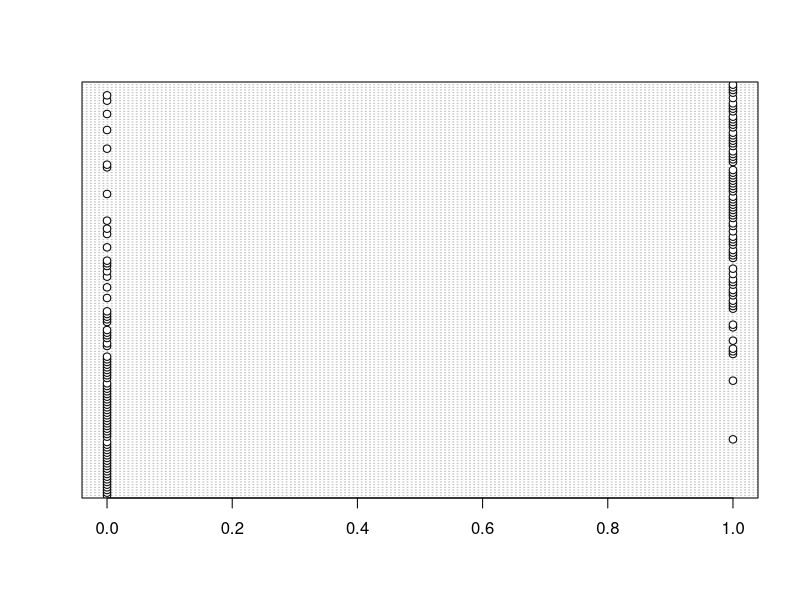
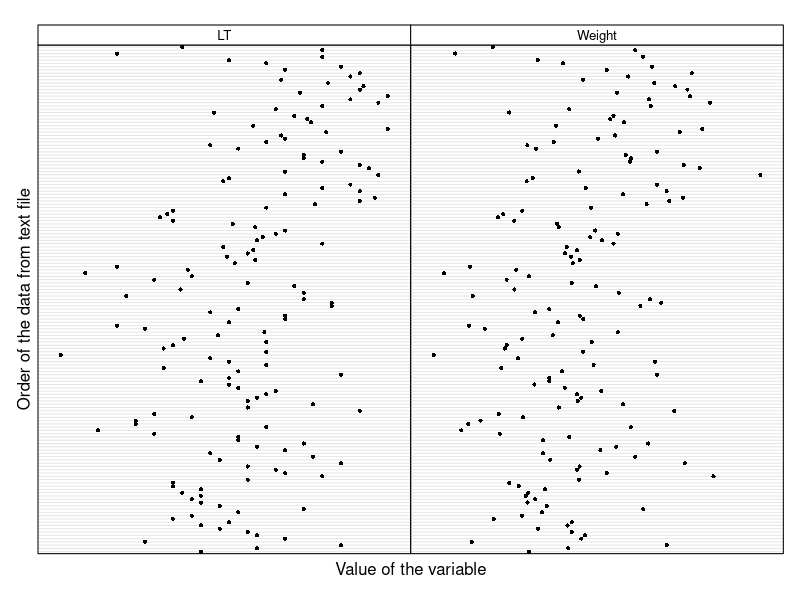
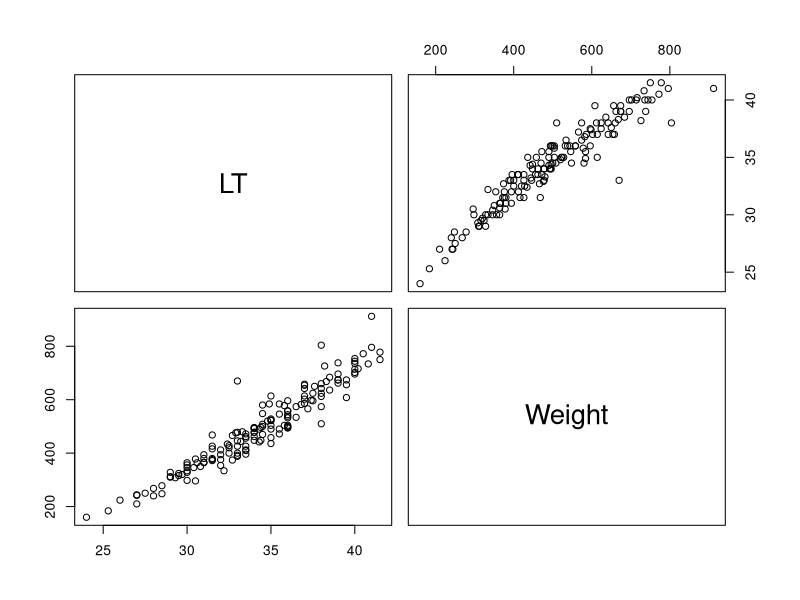
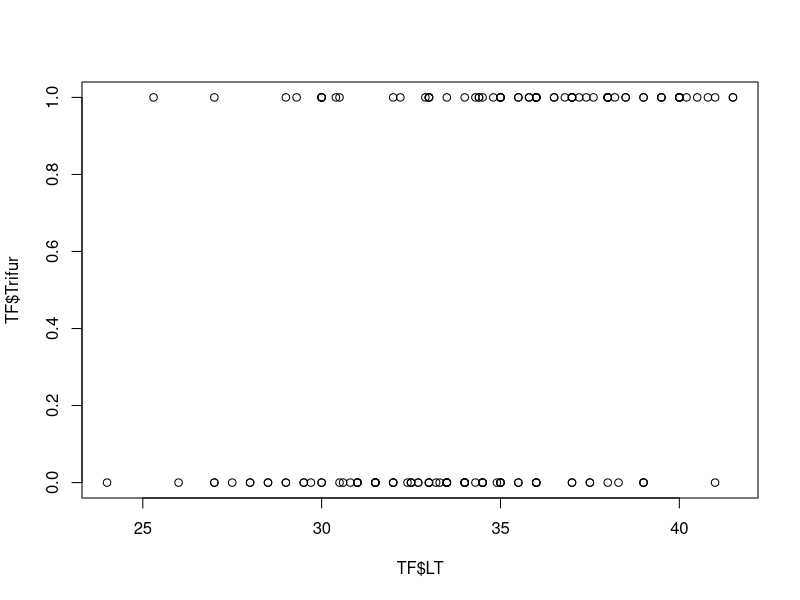
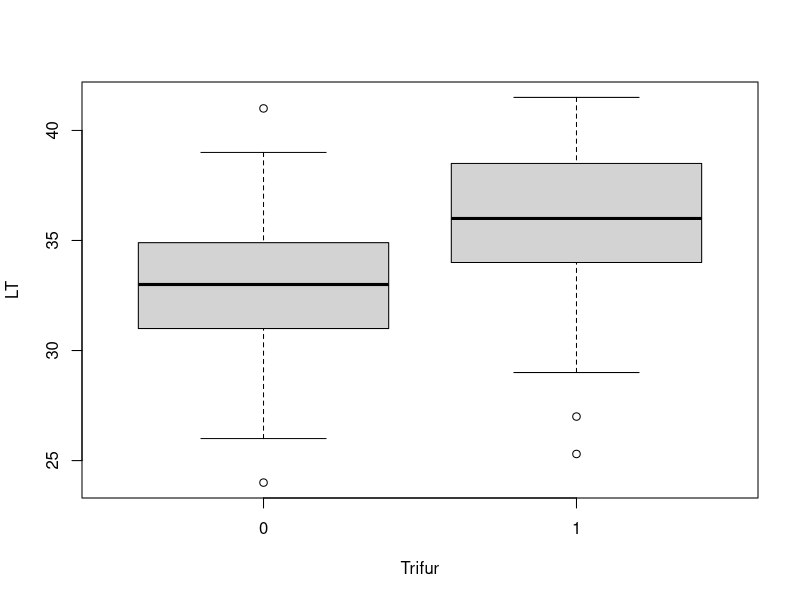
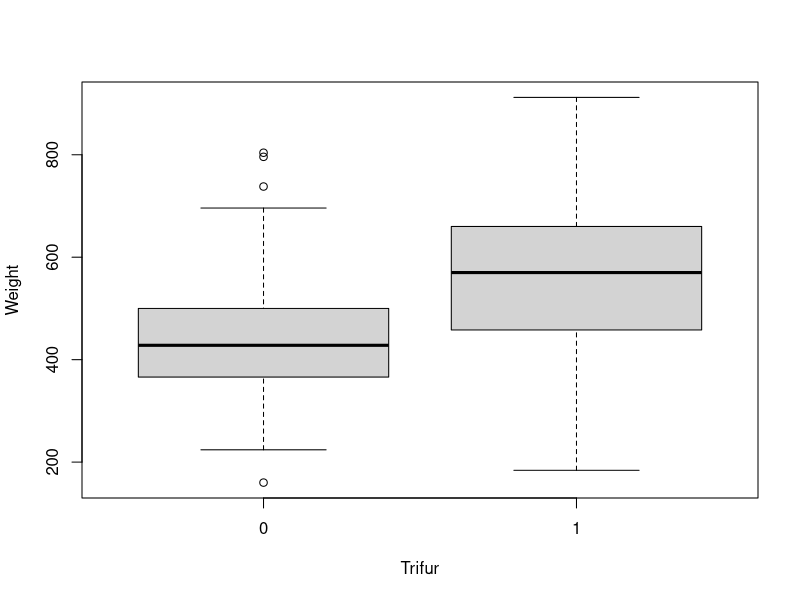
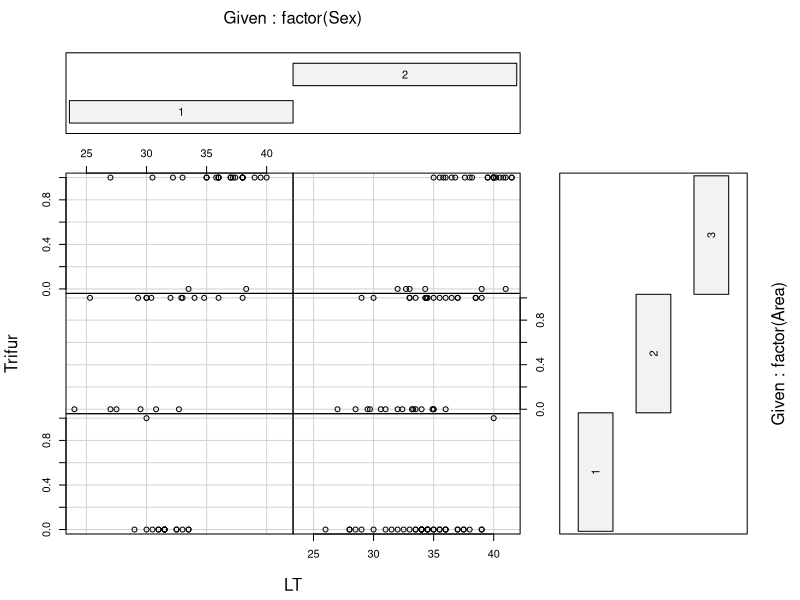
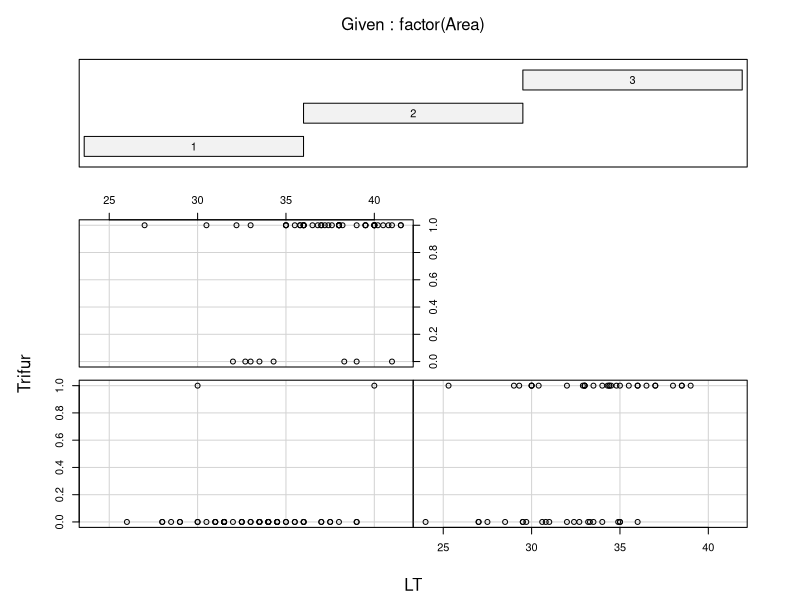

Here is the R script that generated these plots, in order:
#set the working directory & read the data
#On a Windows computer: adjust blah blah blah
#setwd("c:/blah blah blah")

#For a Mac:
setwd("/Users/ziggy/Documents/R/SCELSE")

#Import the data from a tab delimited ascii file
TF <- read.table(file = "Trifur.txt", 
                 header = TRUE,
                 dec = ".")

#dec = '.'   means that the point is used for decimals. 
#Change to   dec = ","   if required.
########################################################################

#Trifur is a fish parasite. We are interested in modeling the probability
#of the parasite being present as a function of the total length (LT), weight,
#sex of the ind. and area (high, med, low contamination) where the fish were caught.



########################################################################
#To see what is in the object TF, type:
names(TF)
str(TF)
# 'data.frame':	155 obs. of  6 variables:
 # $ ID    : int  107 108 109 111 112 113 114 115 116 117 ...
 # $ Area  : int  1 1 1 1 1 1 1 1 1 1 ...
 # $ LT    : num  31.5 34.5 39 28.5 36 34.5 34 32.5 31.5 33 ...
 # $ Weight: int  380 470 696 248 500 508 478 400 468 478 ...
 # $ Sex   : int  1 2 2 2 2 2 2 1 2 1 ...
 # $ Trifur: int  0 0 0 0 0 0 0 0 0 0 ...




########################################################################
#Housekeeping

library(lattice)  #For fancy multipanel graphs

########################################################################





########################################################################
#Data exploration
#A Outliers in Y /Outliers in X
#B Collinearity X
#C Relationships Y vs X
#D Spatial/temporal aspects of sampling design (not relevant here)
#E Interactions (is the quality of the data good enough to include them?)
#F Zero inflation Y
#G Are categorical covariates balanced?


##############################################
#A Outliers
dotchart(TF$Trifur) #just useful to check data is 0s or 1s

dotplot(as.matrix(TF[,c("LT", "Weight")]), 
      groups=FALSE,
      strip = strip.custom(bg = 'white',
            par.strip.text = list(cex = 0.8)),
        scales = list(x = list(relation = "free"),
                      y = list(relation = "free"),
                      draw = FALSE),
        col=1, cex  = 0.5, pch = 16,
        xlab = "Value of the variable",
        ylab = "Order of the data from text file")


#B. Collinearity
pairs(TF[,c("LT", "Weight")])
cor(TF[,c("LT", "Weight")])


#C. Relationships
plot(x = TF$LT, y = TF$Trifur)
boxplot(LT ~ Trifur, data = TF)
boxplot(Weight ~ Trifur, data = TF)

#E. Interactions
coplot(Trifur ~ LT | factor(Sex) * factor(Area),
       data = TF)  #here, not good to fit a 3-way interaction because 
#it may be significant simply because of 1 fish in 1 combination
#dataset not good for that
coplot(Trifur~LT | factor(Area), data = TF )
coplot(Trifur~LT | factor(Sex), data = TF )


#Any missing values?
colSums(is.na(TF))
#########################################################


table(TF$Sex, TF$Area, TF$Trifur)



#########################################################
#Start analysis
M1 <- glm(Trifur ~ factor(Sex) + LT + factor(Area) +
                   factor(Sex) : LT + 
                   factor(Sex) : factor(Area),
                   family=binomial,
                   data = TF)

# some have only 1/2 replicates, so three way interactions are omitted.

summary(M1) #IF get a WARNING message, Google Quasiseparation (maybe all males have the parasites, not good for model)         

#Model selection                           
drop1(M1, test="Chi")


#Remove non-significant interactions
M2 <- glm(Trifur ~ factor(Sex) + LT + factor(Area), 
          family = binomial,
          data = TF)
drop1(M2, test="Chi")
summary(M2)
###########################################


#binary data cannot be overdispersed in general, so not check this
# although for poisson, mean=variance, but still there could be some overdispersion (variance is greater than mean)
# so we check for overdispersion for poisson.if overdispersed use neg binomial.
##########################################
#Model validation:
par(mfrow = c(2, 2))
plot(M2)

par(mfrow = c(1, 1))
plot(M2, which = c(4))

E2 <- resid(M2, type = "pearson")
plot(x = TF$LT, y = E2)
abline(h = 0, v= 0)

plot(x = TF$Sex, y = E2)
abline(h = 0, v= 0)

plot(x = TF$Area, y = E2)
abline(h = 0, v= 0)
######################################################



######################################################
#Model interpretation
summary(M2)

#Coefficients:
#               Estimate Std. Error z value Pr(>|z|)
#(Intercept)   -13.72804    2.96265  -4.634 3.59e-06 ***
#factor(Sex)2   -1.85502    0.61524  -3.015 0.002569 **
#LT              0.34245    0.08807   3.888 0.000101 ***
#factor(Area)2   4.12838    0.82733   4.990 6.04e-07 ***
#factor(Area)3   4.11067    0.85067   4.832 1.35e-06 ***

#Par_i ~ Bin(pi_i)
#i = 1, ..., 155
#Par_i is 1 if fish i has Trifur presence, 0 otherwise
#E(Par_i) = pi_i
#var(Par_i) = pi_i * (1 - pi_i)
#logit(pi_i) = alpha + Sex_i + LT_i + Area_i

#         exp(alpha+Sex_i + LT_i + Area_i)
#pi_i = --------------------------------------
#        1+ exp(alpha+Sex_i + LT_i + Area_i)

# #Equation for: Sex = 1, Area = 1
# eta = -13.7  + 0.34 * LT
# pi = exp(eta) / (1+exp(eta))

# #Equation for: Sex = 1, Area = 2
# eta = -13.7 + 4.12   + 0.34 * LT
# pi = exp(eta)/ (1+exp(eta))

# #Equation for: Sex = 1, Area = 3
# eta = -13.7 + 4.11   + 0.34 * LT
# pi = exp(eta)/ (1+exp(eta))

# #Equation for: Sex = 2, Area = 1
# eta = -13.7  -1.85 +   0.34 * LT
# pi = exp(eta)/ (1+exp(eta))

# #Equation for: Sex = 2, Area = 2
# eta = -13.7  -1.85 + 4.12 +   0.34 * LT
# pi = exp(eta)/ (1+exp(eta))

# #Equation for: Sex = 2, Area = 3
# eta = -13.7  -1.85 + 4.11 +   0.34 * LT
# pi = exp(eta)/ (1+exp(eta))



range(TF$LT)
#V: never extrapolate, always stay within the range
# create some fake data sets
MyData1.1<-data.frame(LT=seq(24,42), Sex=1, Area=1)
MyData1.2<-data.frame(LT=seq(24,42), Sex=1, Area=2)
MyData1.3<-data.frame(LT=seq(24,42), Sex=1, Area=3)
MyData2.1<-data.frame(LT=seq(24,42), Sex=2, Area=1)
MyData2.2<-data.frame(LT=seq(24,42), Sex=2, Area=2)
MyData2.3<-data.frame(LT=seq(24,42), Sex=2, Area=3)

P.11<-predict(M2, newdata=MyData1.1, type="response") #reponse already does the e^
P.12<-predict(M2, newdata=MyData1.2, type="response")
P.13<-predict(M2, newdata=MyData1.3, type="response")
P.21<-predict(M2, newdata=MyData2.1, type="response")
P.22<-predict(M2, newdata=MyData2.2, type="response")
P.23<-predict(M2, newdata=MyData2.3, type ="response")
#V: if we want stand errors for confidence Intervals, we need type="link" also

#win.graph()   or    quartz() for Mac
plot(x=TF$LT, y=TF$Trifur,
     xlab = "Length",
     ylab = "Probability of parasites presence")
lines(MyData1.1$LT, P.11,col=1,lwd=3)
lines(MyData1.2$LT, P.12,col=1,lwd=3,lty=2)
lines(MyData1.3$LT, P.13,col=1,lwd=3,lty=3)
lines(MyData2.1$LT, P.21,col=2,lwd=3)
lines(MyData2.2$LT, P.22,col=2,lwd=3, lty =2 )
lines(MyData2.3$LT, P.23,col=2,lwd=3, lty =3)

legend("topleft",
       legend = c("S1/A1","S1/A2","S1/A3","S2/A1","S2/A2","S2/A3"),
       col = c(1,1,1,2,2,2),
       lty = c(1,2,3,1,2,3),
       cex = 0.7,
       lwd = c(3,3,3,3,3,3))
       
text(40, 0.25, "CI ??")
#######################################################

#to add SE or CI need to get fitted values and SE using "link"
#BUT then need to bring the values back to original scale using
#the appropriate link function (for Poisson and NegBinom = exp())

P.11<-predict(M2, newdata=MyData1.1, type="link", se = TRUE)
# type = "link" doesnt do exponential convertion
# we need to do it manually while plotting 

lines(MyData1.1$LT, exp(P.11$fit) / (1 + exp(P.11$fit)),col=1,lwd=3)
lines(MyData1.1$LT, exp(P.11$fit + 1.96 * P.11$se.fit) / 
                    (1 + exp(P.11$fit + 1.96 * P.11$se.fit)),                        
                    col=1)

lines(MyData1.1$LT, exp(P.11$fit - 1.96 * P.11$se.fit) / 
                    (1 + exp(P.11$fit - 1.96 * P.11$se.fit)),                        
                    col=1)


#and the same for other Area/Sex combinations..







